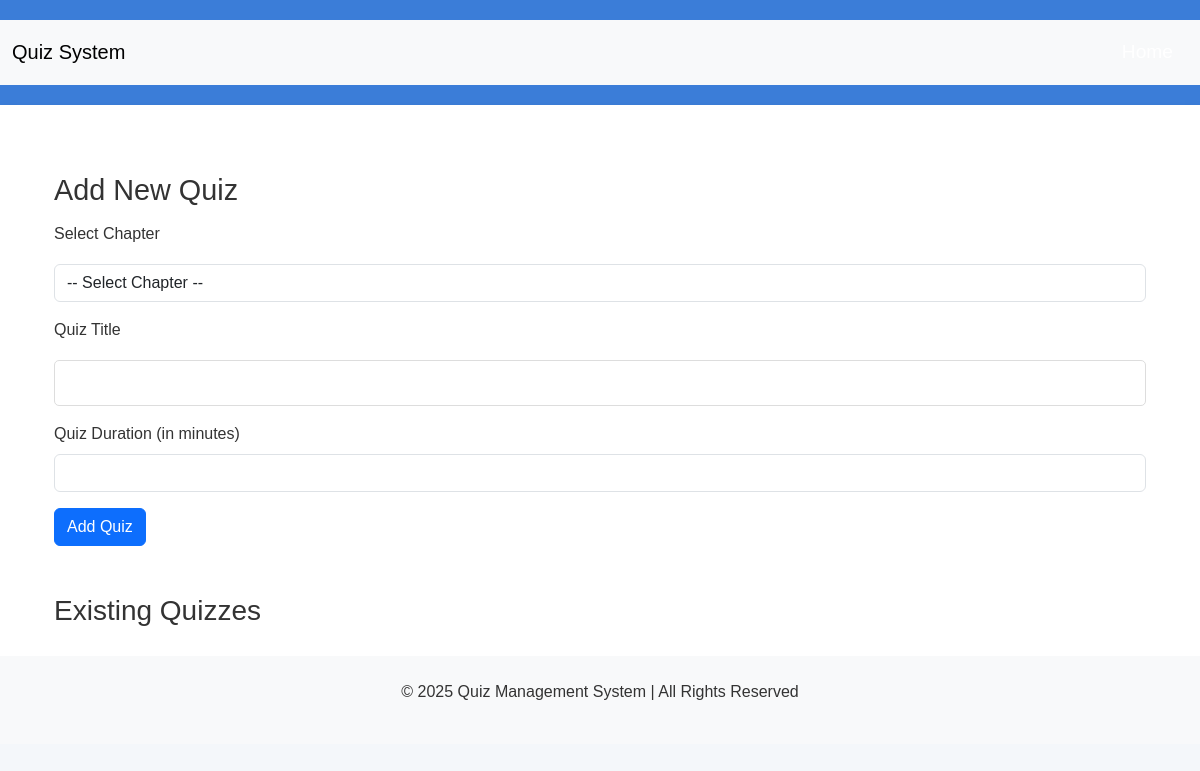
Before: /admin/quizzes (signed in) with the older database file.
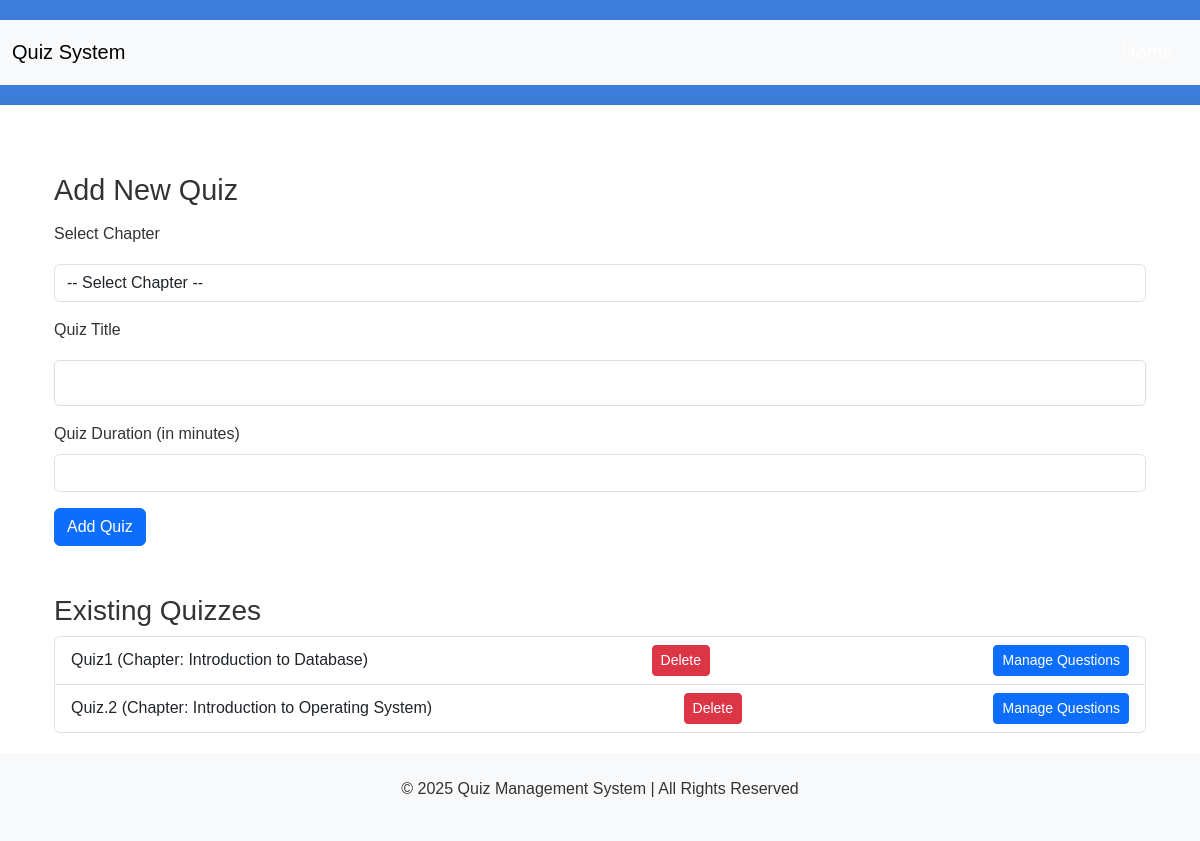
After: the same page with the newer database file.
### app.py (models this page shows)
class Quiz(db.Model):
    id = db.Column(db.Integer, primary_key=True)
    title = db.Column(db.String(100), nullable=False)
    duration = db.Column(db.Integer, nullable=False)
    chapter_id = db.Column(db.Integer, db.ForeignKey('chapter.id'), nullable=False)
    questions = db.relationship('Question', backref='quiz', lazy=True)
    attempts = db.relationship('QuizAttempt', backref='quiz', lazy=True)

class Chapter(db.Model):
    id = db.Column(db.Integer, primary_key=True)
    name = db.Column(db.String(100), nullable=False)
    description = db.Column(db.Text)
    subject_id = db.Column(db.Integer, db.ForeignKey('subject.id'), nullable=False)
    quizzes = db.relationship('Quiz', backref='chapter', lazy=True)

### app.py (the view, shortened to what this page needs)
@app.route('/admin/quizzes', methods=['GET', 'POST'])
@login_required
def manage_quizzes():
    quizzes = Quiz.query.all()
    chapters = Chapter.query.all()
    return render_template('admin/add-quiz.html', quizzes=quizzes, chapters=chapters)

### app.py (called while the page is built)
@login_manager.user_loader
def load_user(user_id):
    return User.query.get(int(user_id))

### templates/admin/add-quiz.html (shortened to what this page needs)
{% extends 'base.html' %}
{% block content %}
<div class="container mt-5">
    <h2>Add New Quiz</h2>
    <form action="{{ url_for('manage_quizzes') }}" method="POST">
        <div class="mb-3">
            <label for="chapter_id" class="form-label">Select Chapter</label>
            <select class="form-control" id="chapter_id" name="chapter_id" required>
                <option value="">-- Select Chapter --</option>
            </select>
        </div>
        <div class="mb-3">
            <label for="title" class="form-label">Quiz Title</label>
            <input type="text" class="form-control" id="title" name="title" required>
        </div>
        <div class="mb-3">
            <label for="duration" class="form-label">Quiz Duration (in minutes)</label>
            <input type="number" class="form-control" id="duration" name="duration" required>
        </div>
        <button type="submit" class="btn btn-primary">Add Quiz</button>
    </form>
    <h3 class="mt-5">Existing Quizzes</h3>
    <ul class="list-group">
        {% for quiz in quizzes %}
        <li class="list-group-item d-flex justify-content-between align-items-center">
            {{ quiz.title }} (Chapter: {{ quiz.chapter.name }})
            <a href="{{ url_for('delete_quiz', quiz_id=quiz.id) }}" class="btn btn-danger btn-sm">Delete</a>
            <a href="{{ url_for('view_questions', quiz_id=quiz.id) }}" class="btn btn-primary btn-sm">Manage Questions</a>
        </li>
        {% endfor %}
    </ul>
</div>
{% endblock %}

Changed rows visible on the page:
added Quiz: title "Quiz1", chapter.name "Introduction to Database"
added Quiz: title "Quiz.2", chapter.name "Introduction to Operating System"
